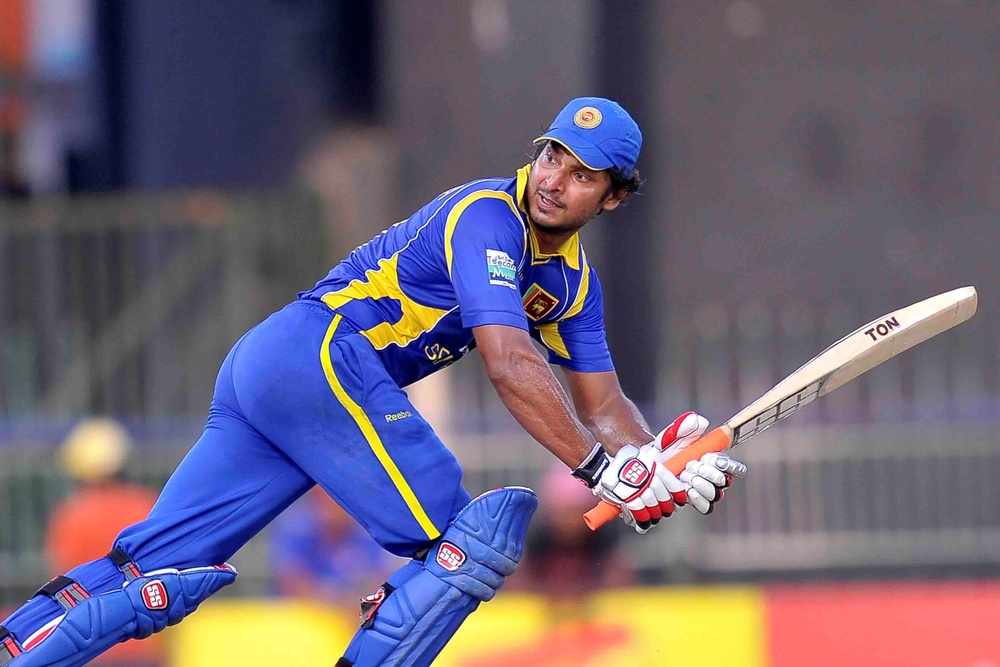
#> input picture 0030_01.jpg, 1000 x 667 px, shrunk from 3600 x 2400 before the run
$ jupyter execute Assignment.ipynb
#> lines starting #> are read from the running program, lines starting #| are printed output that depends on the picture
[cell 1]
import cv2
import matplotlib.pyplot as plt
import numpy as np

[cell 2]
x = cv2.imread("0030_01.jpg")
#> x is the input picture: shape (667, 1000, 3); mean B, G, R 117.6, 98.5, 109.4
x_rgb = cv2.cvtColor(x,cv2.COLOR_BGR2RGB)
plt.imshow(x_rgb)
plt.axis('off')
plt.show()

[cell 3]
import cv2
import numpy as np
import matplotlib.pyplot as plt
import os

image = cv2.imread("0030_01.jpg", cv2.IMREAD_GRAYSCALE)
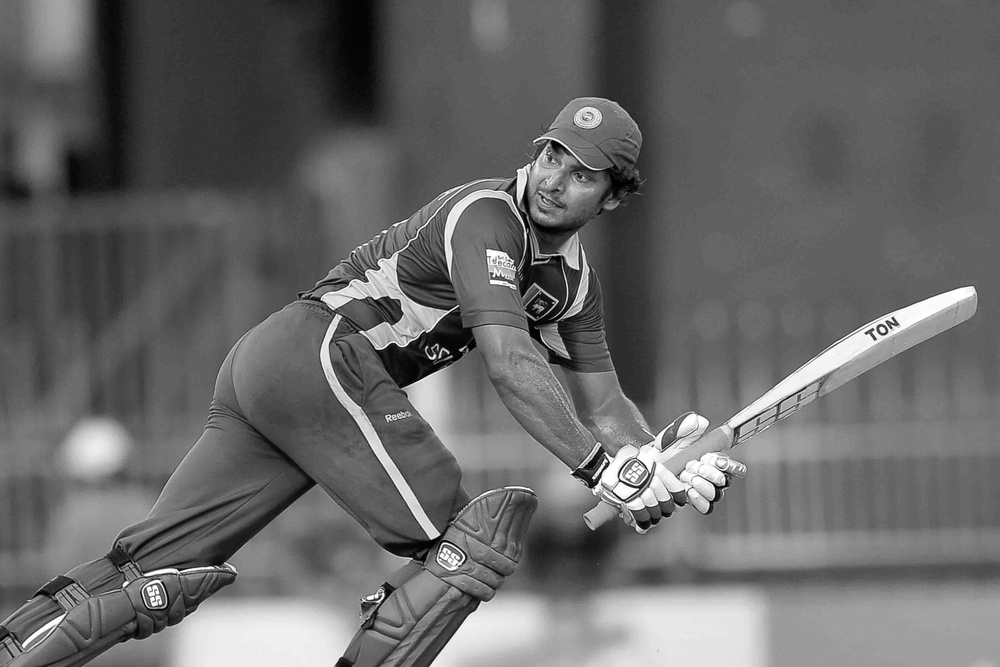
#> image: shape (667, 1000); min 0, max 255, mean 104

Quantization_Level_list = [256, 128, 64, 32, 16, 8, 4, 2, 1]

output_dir = "quantized_outputs"
os.makedirs(output_dir, exist_ok=True)

for level in Quantization_Level_list:
    step = 256 // level
    quantized = (image // step) * step

    output_path = os.path.join(output_dir, f"quantized_{level}_levels.jpg")
    cv2.imwrite(output_path, quantized)

    plt.imshow(quantized, cmap='gray')
    plt.title(f'{level} Levels')
    plt.axis('off')
    plt.show()

[cell 4]
import cv2
import numpy as np
import matplotlib.pyplot as plt
import os

image = cv2.imread("0030_01.jpg")

image_rgb = cv2.cvtColor(image, cv2.COLOR_BGR2RGB)

def average_filter(img, ksize):
    kernel = np.ones((ksize, ksize), dtype=np.float32) / (ksize * ksize)
    filtered = cv2.filter2D(img, -1, kernel)
    return filtered


Avg_filter_sizes = [3, 10, 20]

output_dir = "average_filtered_outputs"
os.makedirs(output_dir, exist_ok=True)

for fil_size in Avg_filter_sizes:
    avg_bgr = average_filter(image, fil_size)
    avg_rgb = cv2.cvtColor(avg_bgr, cv2.COLOR_BGR2RGB)

    filename = f"average_filter_{fil_size}x{fil_size}.jpg"
    filepath = os.path.join(output_dir, filename)
    cv2.imwrite(filepath, avg_bgr)

    plt.imshow(avg_rgb)
    plt.title(f"{fil_size}x{fil_size} Average Filter", fontsize=12)
    plt.axis('off')
    plt.show()
#> this loop made 3 passes
#> pass 2, in average_filter (call 2), `filtered = cv2.filter2D(img, -1, kernel)`:
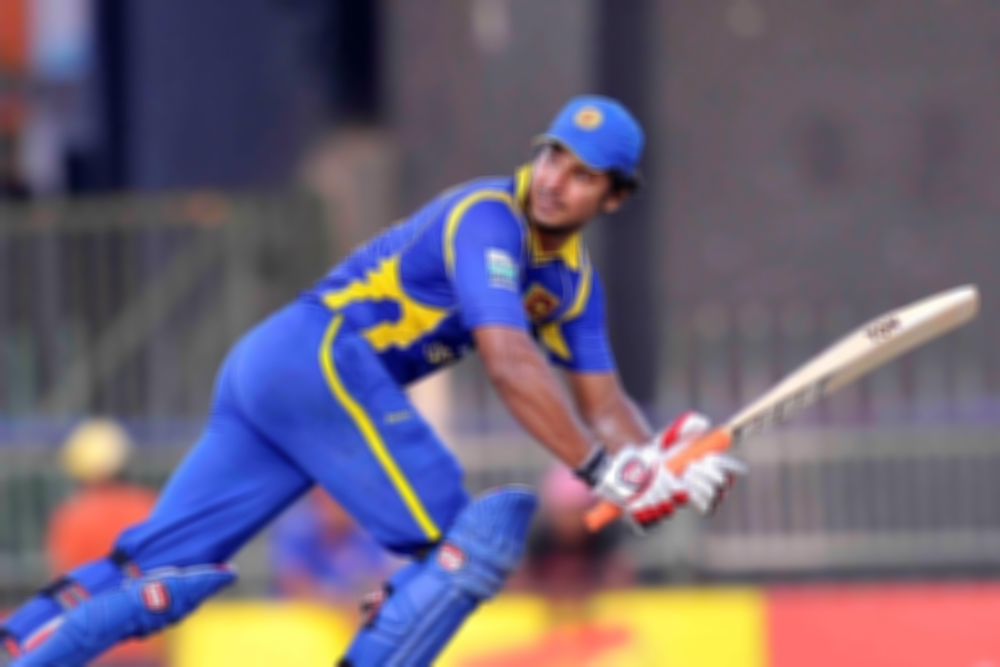
#> filtered: shape (667, 1000, 3); mean B, G, R 117.5, 98.4, 109.3
#> after the loop:
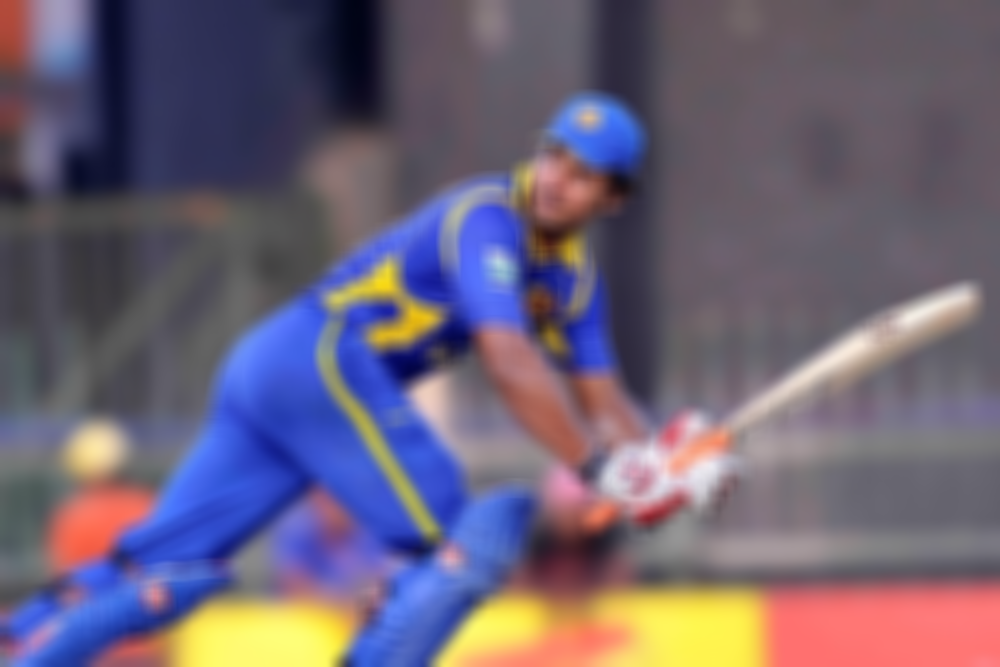
#> avg_bgr: shape (667, 1000, 3); mean B, G, R 117.5, 98.4, 109.3

[cell 5]
import cv2
import matplotlib.pyplot as plt
import os

img_bgr = cv2.imread('0030_01.jpg')

img = cv2.cvtColor(img_bgr, cv2.COLOR_BGR2RGB)

(h, w) = img.shape[:2]
#> h = 667; w = 1000
center = (w // 2, h // 2)
#> center = (500, 333)

M_45 = cv2.getRotationMatrix2D(center, 45, 1.0)
#> M_45 = [[0.707, 0.707, -89.02], [-0.707, 0.707, 451.1]]
rotated_45 = cv2.warpAffine(img, M_45, (w, h))
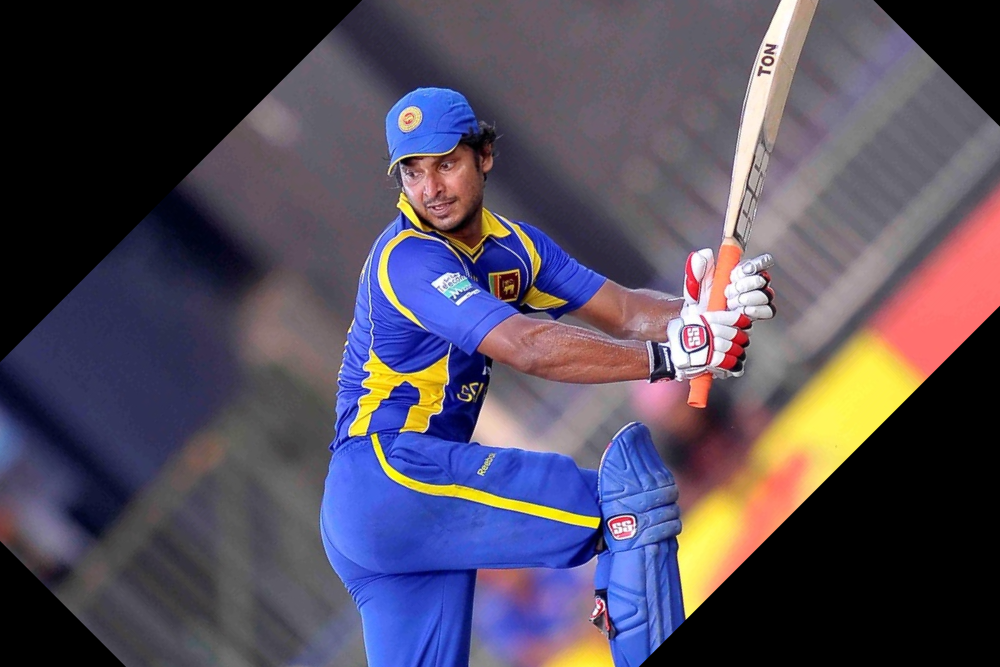
#> rotated_45: shape (667, 1000, 3); mean R, G, B 82.5, 75.2, 91.8

rotated_90 = cv2.rotate(img, cv2.ROTATE_90_CLOCKWISE)
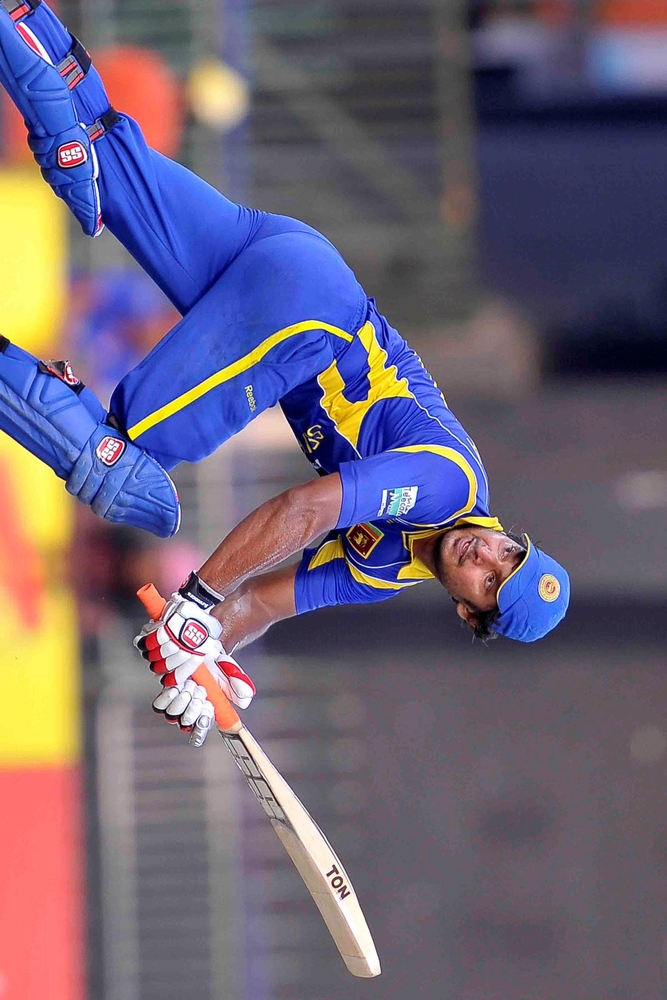
#> rotated_90: shape (1000, 667, 3); mean R, G, B 109.4, 98.5, 117.6

output_dir = "rotation_outputs"
os.makedirs(output_dir, exist_ok=True)

cv2.imwrite(os.path.join(output_dir, "original.jpg"), cv2.cvtColor(img, cv2.COLOR_RGB2BGR))
cv2.imwrite(os.path.join(output_dir, "rotated_45.jpg"), cv2.cvtColor(rotated_45, cv2.COLOR_RGB2BGR))
cv2.imwrite(os.path.join(output_dir, "rotated_90.jpg"), cv2.cvtColor(rotated_90, cv2.COLOR_RGB2BGR))

images = [img, rotated_45, rotated_90]
titles = ['Original', 'Rotated 45°', 'Rotated 90°']

for i in range(len(images)):
    plt.figure(figsize=(4, 4))
    plt.imshow(images[i])
    plt.title(titles[i], fontsize=14)
    plt.axis('off')
    plt.show()

[cell 6]
import cv2
import numpy as np
import matplotlib.pyplot as plt
import os

img_bgr = cv2.imread('0030_01.jpg')
img = cv2.cvtColor(img_bgr, cv2.COLOR_BGR2RGB)

output_dir = "block_average_outputs"
os.makedirs(output_dir, exist_ok=True)

def block_average(img, block_size):
    h, w = img.shape[:2]
    h_crop = h - (h % block_size)
    w_crop = w - (w % block_size)
    img_cropped = img[:h_crop, :w_crop]
    output = np.zeros_like(img_cropped)

    for i in range(0, h_crop, block_size):
        for j in range(0, w_crop, block_size):
            block = img_cropped[i:i+block_size, j:j+block_size]
            avg_color = np.mean(block, axis=(0, 1), dtype=int)
            output[i:i+block_size, j:j+block_size] = avg_color

    return output

block_sizes = [1, 3, 5, 7]
titles = ['Original', '3x3 Block Average', '5x5 Block Average', '7x7 Block Average']


for idx, bsize in enumerate(block_sizes):
    avg_img = block_average(img, bsize)


    filename = f"block_average_{bsize}x{bsize}.jpg"
    save_path = os.path.join(output_dir, filename)
    cv2.imwrite(save_path, cv2.cvtColor(avg_img, cv2.COLOR_RGB2BGR))


    plt.figure(figsize=(4, 4))
    plt.imshow(avg_img)
    plt.title(titles[idx])
    plt.axis('off')
    plt.show()
#> this loop made 4 passes
#> pass 3, in block_average (call 3), `img_cropped = img[:h_crop, :w_crop]`:
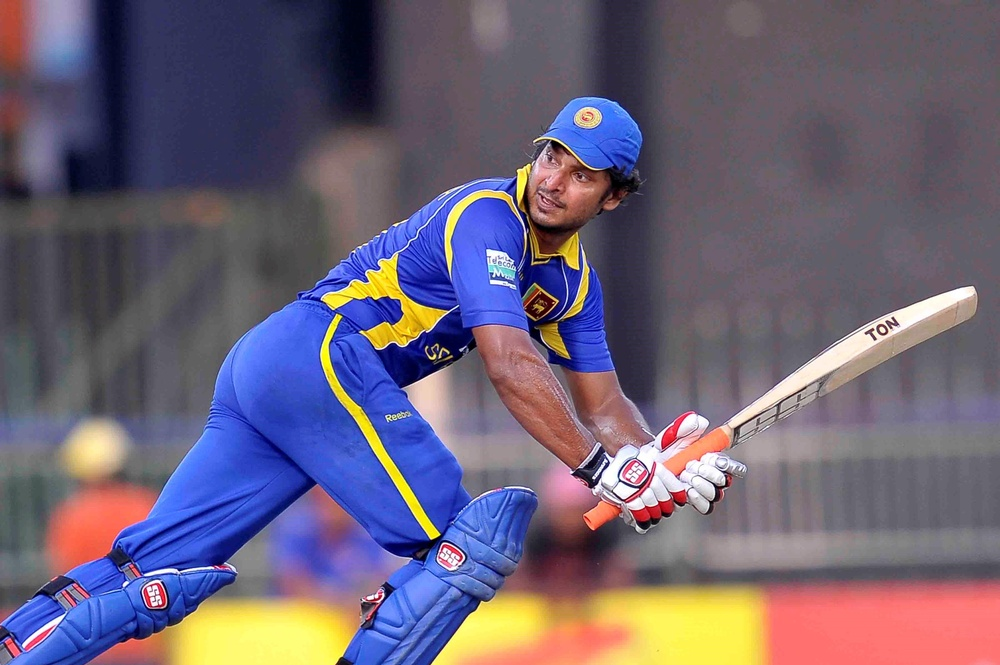
#> img_cropped: shape (665, 1000, 3); mean R, G, B 109.2, 98.3, 117.6
#> after the loop:
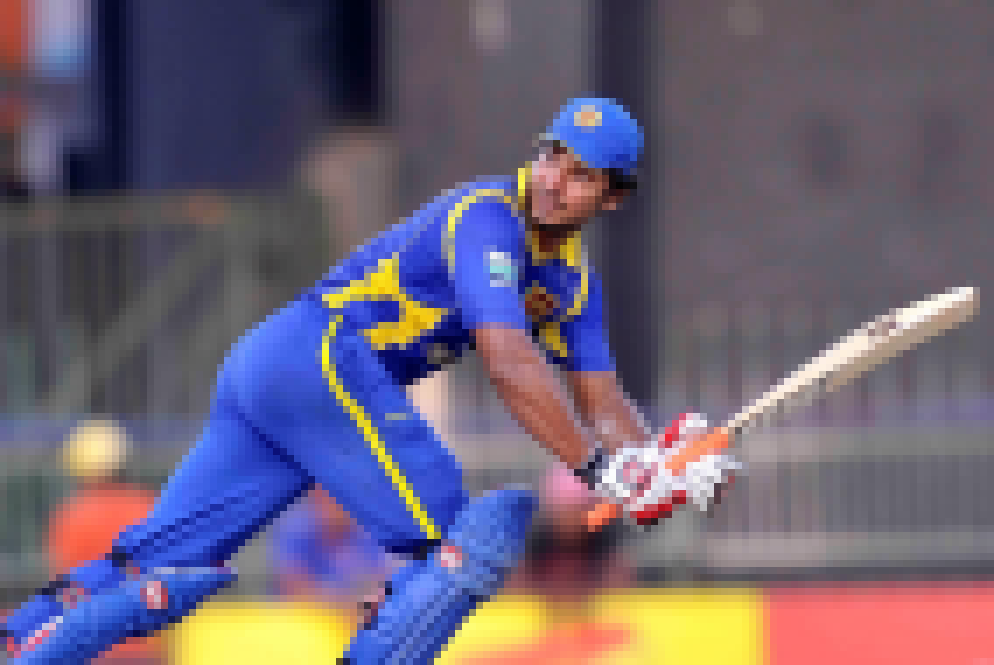
#> avg_img: shape (665, 994, 3); mean R, G, B 108.6, 97.8, 117.1
